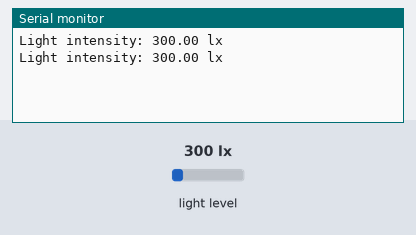
The sketch below on a simulated ESP32. Parts: the last lines printed to the serial monitor. Inputs (shaded band) come from the test bench; at power-on: light level 300 lx.

Above: at 1.8 s.
1.9 s: light level set to 40 lx
At 2.8 s:
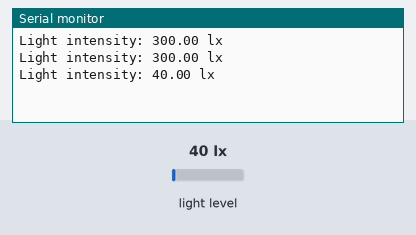
3.4 s: light level set to 500 lx
At 4.7 s:
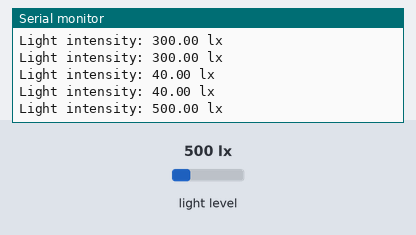
Timing chart, 0 to 6.4 s (numbered marks = the images above; inputs shaded):
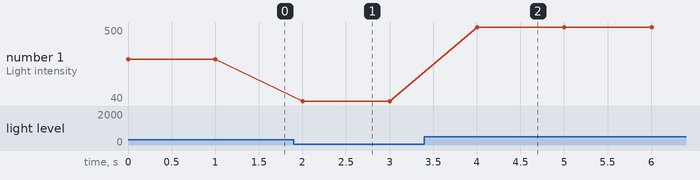

The sketch:

esp32-devkit-arduino-bh1750.ino
```cpp
// Author: Erwin Ouyang, aiotedge.tech
// Date  : 12 Sep 2020

#include <Wire.h>
#include <BH1750.h>

// I2C pins
#define I2C_SDA 33
#define I2C_SCL 32

// BH1750 object declaration
BH1750 light_sensor;

void setup()
{
  // Initialize serial port
  Serial.begin(115200);

  // Initialize I2C pins
  Wire.begin(I2C_SDA, I2C_SCL, 400000);

  // Initialize BH1750
  light_sensor.begin();
}

void loop()
{
  // Read light intensity
  float lux = light_sensor.readLightLevel();

  // Print light intensity
  Serial.print("Light intensity: ");
  Serial.print(lux);
  Serial.println(" lx");

  delay(1000);
}
```

Measured:
- after the input at 1.9 s, the serial monitor: prints a new line after 0.10 s (image 1)
- after the input at 3.4 s, the serial monitor: prints a new line after 0.60 s (image 2)
- plotted number 1: 300 → 40 after the input at 1.9 s, 40 → 500 after the input at 3.4 s
